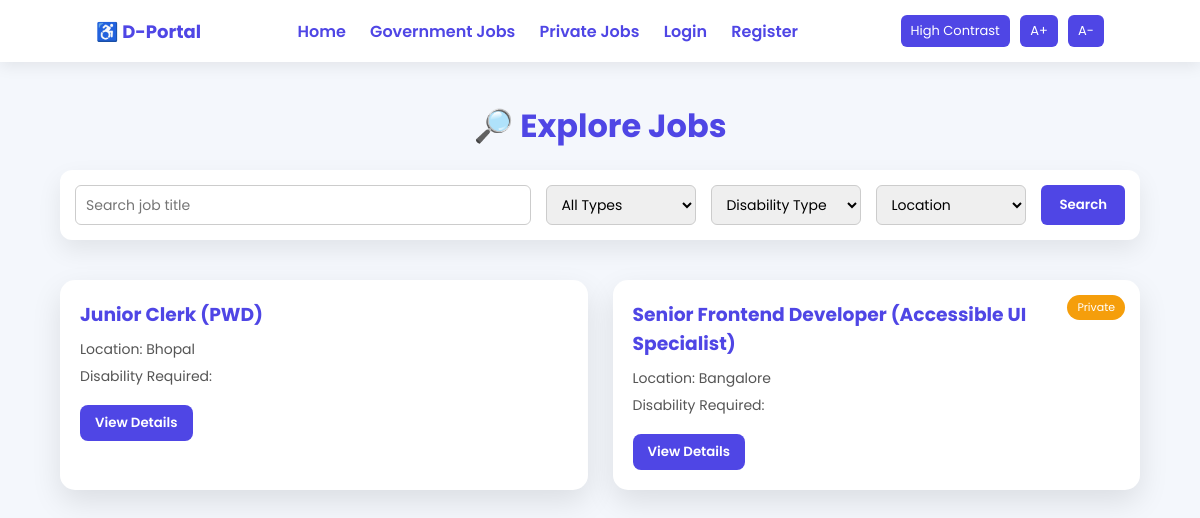
Page /explore_job/ on the committed database.
### portal/models.py (models this page shows, shortened)
class Job(models.Model):
    JOB_TYPE = (
        ('Government', 'Government'),
        ('Private', 'Private'),
    )
    employer = models.ForeignKey(Employer, on_delete=models.CASCADE)
    title = models.CharField(max_length=200)
    job_type = models.CharField(max_length=20, choices=JOB_TYPE)
    department = models.CharField(max_length=100)
    location = models.CharField(max_length=100)
    skills = models.TextField()
    disability_type = models.CharField(max_length=100)
    disability_percent = models.IntegerField()
    benefits = models.TextField(null=True, blank=True)
    description = models.TextField()
    salary = models.CharField(max_length=50)
    last_date = models.DateField(null=True, blank=True)
    status = models.CharField(max_length=20, default='Active')

### portal/views.py (the view)
# urls.py: path('explore_job/', views.explore_job, name='explore_job'),
def explore_job(request):
    jobs = Job.objects.all()
    q = request.GET.get('q')
    job_type = request.GET.get('type')
    location = request.GET.get('location')
    if q:
        jobs = jobs.filter(title__icontains=q)
    if job_type:
        jobs = jobs.filter(job_type=job_type)
    if location:
        jobs = jobs.filter(location=location)
    return render(request, 'explore_job.html', {'jobs': jobs})

### templates/explore_job.html (shortened to what this page needs)
<!DOCTYPE html>
{% load static %}
<html>
<head>
<link rel="stylesheet" href="{% static 'css/exploar_job.css' %}">
</head>
<body>
<header>
<div class="logo">♿ D-Portal</div>
<nav>
<a href="{% url 'home' %}">Home</a>
<a href="{% url 'govt_job' %}">Government Jobs</a>
<a href="{% url 'private_job' %}">Private Jobs</a>
<a href="{% url 'login' %}">Login</a>
<a href="{% url 'register' %}">Register</a>
</nav>
<div class="accessibility-controls">
<button onclick="toggleContrast()">High Contrast</button>
<button onclick="increaseFont()">A+</button>
<button onclick="decreaseFont()">A-</button>
</div>
</header>
<h1>🔎 Explore Jobs</h1>
<form method="GET">
<div class="top-bar">
<input type="text" name="q" placeholder="Search job title">
<select name="type">
<option value="">All Types</option>
</select>
<select name="disability">
<option value="">Disability Type</option>
</select>
<select name="location">
<option value="">Location</option>
</select>
<button type="submit">Search</button>
</div>
</form>
<div class="jobs">
{% for job in jobs %}
<div class="card">
<span class="badge {{ job.job_type|lower }}">
{{ job.job_type }}
</span>
<h3>{{ job.title }}</h3>
<p>Location: {{ job.location }}</p>
<p>
Disability Required:
</p>
<a href="{% url 'job_detail' job.id %}">
<button class="apply-btn">View Details</button>
</a>
</div>
{% empty %}
<p>No jobs found.</p>
{% endfor %}
</div>
</body>
</html>

### static/css/exploar_job.css (style rules this page uses)
* { margin: 0; padding: 0; box-sizing: border-box; font-family: 'Poppins', sans-serif; }
body { background: #f4f7fc; min-height: 100vh; }
header { display: flex; justify-content: space-between; align-items: center; padding: 15px 8%; background: white; box-shadow: 0 4px 15px rgba(0,0,0,0.08); }
.logo { font-weight: 700; font-size: 18px; color: #4f46e5; }
nav a { text-decoration: none; margin: 0 10px; color: #4f46e5; font-weight: 600; transition: 0.3s; }
.accessibility-controls button { margin-left: 6px; padding: 6px 10px; border: none; border-radius: 6px; background: #4f46e5; color: white; cursor: pointer; font-size: 13px; }
h1 { text-align: center; margin: 40px 0 20px; color: #4f46e5; }
.top-bar { width: 90%; margin: auto; background: white; padding: 15px; border-radius: 12px; box-shadow: 0 10px 25px rgba(0,0,0,0.08); display: flex; gap: 15px; flex-wrap: wrap; justify-content: center; }
.top-bar input, .top-bar select { padding: 8px 10px; border-radius: 6px; border: 1px solid #ccc; font-size: 14px; }
.top-bar input { flex: 1; min-width: 220px; }
.top-bar select { min-width: 150px; }
.top-bar button { padding: 8px 18px; border: none; border-radius: 6px; background: #4f46e5; color: white; font-weight: 600; cursor: pointer; }
.jobs { width: 90%; margin: 40px auto; display: grid; grid-template-columns: repeat(auto-fit, minmax(260px, 1fr)); gap: 25px; }
.card { background: white; padding: 20px; border-radius: 15px; box-shadow: 0 12px 30px rgba(0,0,0,0.1); position: relative; transition: 0.3s; }
.card h3 { margin-bottom: 10px; color: #4f46e5; }
.card p { font-size: 14px; margin-bottom: 6px; color: #555; }
.badge { position: absolute; top: 15px; right: 15px; padding: 4px 10px; font-size: 11px; border-radius: 20px; color: white; }
.private { background: #f59e0b; }
.apply-btn { margin-top: 12px; padding: 8px 15px; border: none; border-radius: 8px; background: #4f46e5; color: white; font-weight: 600; cursor: pointer; }

### rows in the picture
Job: title "Junior Clerk (PWD)", location "Bhopal"
Job: job_type "Private", title "Senior Frontend Developer (Accessible UI Specialist)", location "Bangalore"
